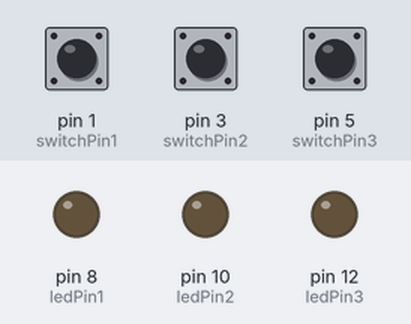
Simulated run of this sketch. Board: Arduino Uno, built with avr-gcc and run on an emulated ATmega328P. Parts: output pins drawn as LEDs (lit = HIGH). The inputs (shaded band) are chosen by the test bench; at power-on: pin 1 (switchPin1) HIGH, pin 3 (switchPin2) HIGH, pin 5 (switchPin3) HIGH.

Above: at 1.2 s.
1.3 s: pin 1 (switchPin1) pulled LOW for 0.15 s
At 1.37 s:
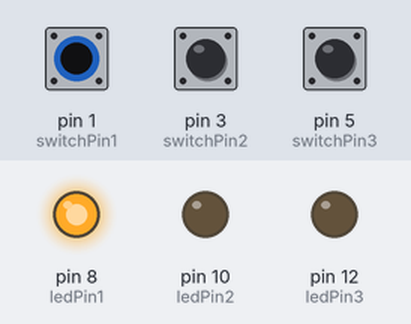
2.9 s: pin 3 (switchPin2) pulled LOW for 0.15 s
At 2.97 s:
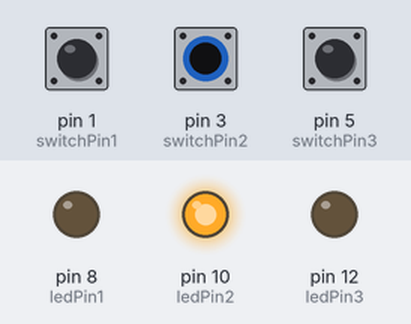
4.5 s: pin 5 (switchPin3) pulled LOW for 0.15 s
At 4.57 s:
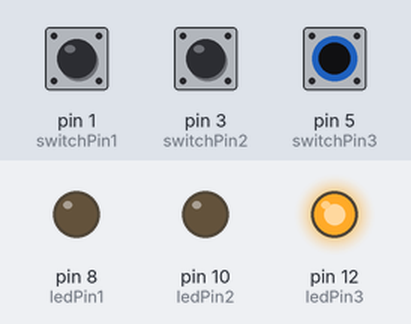
6.1 s: pin 5 (switchPin3) pulled LOW for 3.2 s
At 9.7 s:
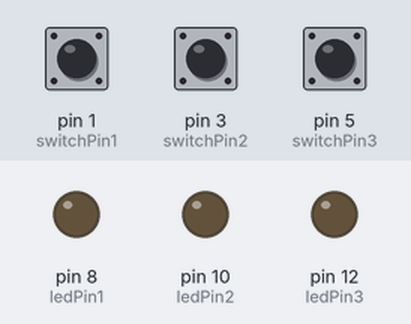
10.8 s: pin 1 (switchPin1) pulled LOW for 3.2 s
At 12.1 s:
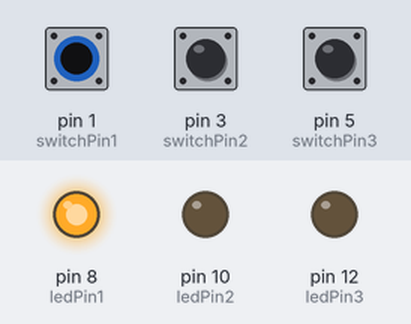
15.5 s: pin 1 (switchPin1) driven LOW and pin 3 (switchPin2) driven LOW
At 16.8 s:
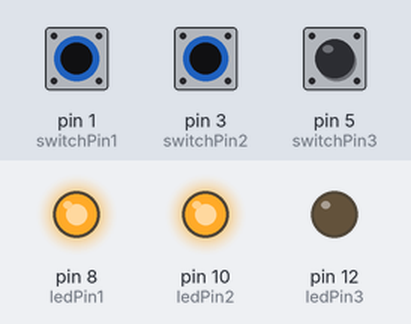
Timing chart, 0 to 18.0 s (numbered marks = the images above; inputs shaded):
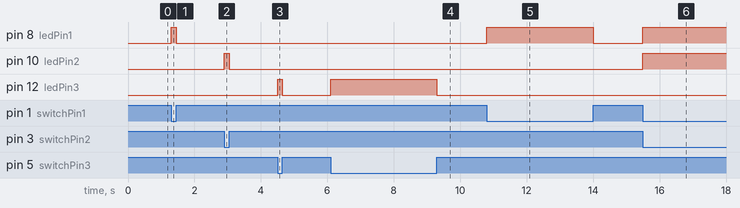

Measured:
- after the input at 1.3 s, pin 8 (ledPin1): LOW → HIGH at once, → LOW 0.15 s later
- after the input at 2.9 s, pin 10 (ledPin2): LOW → HIGH at once, → LOW 0.15 s later
- after the input at 4.5 s, pin 12 (ledPin3): LOW → HIGH at once, → LOW 0.15 s later
- after the input at 6.1 s, pin 12 (ledPin3): LOW → HIGH at once, → LOW 3.2 s later
- after the input at 10.8 s, pin 8 (ledPin1): LOW → HIGH at once, → LOW 3.2 s later
- after the input at 15.5 s, pin 8 (ledPin1), pin 10 (ledPin2): LOW → HIGH at once

The sketch:

FIOT_PR4.ino
```cpp
const int ledPin1 =8 ;
     // Pin connected to the LED
const int switchPin1 = 1;  // Pin connected to the switch
int switchState1 = 0;      // Variable to store the state of the switch
const int ledPin2 =10 ;
     // Pin connected to the LED
const int switchPin2 = 3;  // Pin connected to the switch
int switchState2 = 0;      // Variable to store the state of the switch
const int ledPin3 =12 ;
     // Pin connected to the LED
const int switchPin3 = 5;  // Pin connected to the switch
int switchState3 = 0;      // Variable to store the state of the switch

void setup() {
  pinMode(ledPin1, OUTPUT);       // Set the LED pin as an output
  pinMode(switchPin1, INPUT_PULLUP); // Use internal pull-up resistor for the switch
 pinMode(ledPin2, OUTPUT);       // Set the LED pin as an output
  pinMode(switchPin2, INPUT_PULLUP); // Use internal pull-up resistor for the switch
 pinMode(ledPin3, OUTPUT);       // Set the LED pin as an output
  pinMode(switchPin3, INPUT_PULLUP); // Use internal pull-up resistor for the switch
}

void loop() {
  switchState1 = digitalRead(switchPin1);  // Read the state of the switch

             // If the switch is pressed
    digitalWrite(ledPin1, !switchState1 ? HIGH :LOW);         // Turn the LED on
  switchState2 = digitalRead(switchPin2);  // Read the state of the switch

             // If the switch is pressed
    digitalWrite(ledPin2, !switchState2 ? HIGH :LOW);         // Turn the LED on
  switchState3 = digitalRead(switchPin3);  // Read the state of the switch

             // If the switch is pressed
    digitalWrite(ledPin3, !switchState3 ? HIGH :LOW);         // Turn the LED on
  }
```
